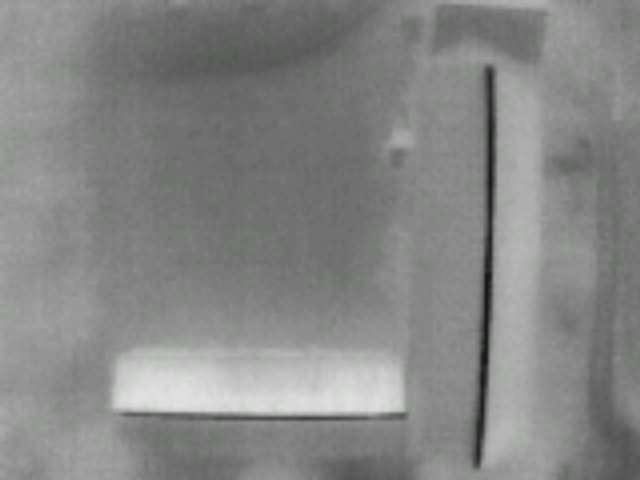
#> input picture calibration_img/DJI_0770.JPG, 640 x 480 px, found by its file name
$ python join_images.py
#> lines starting #> are read from the running program, lines starting #| are printed output that depends on the picture
import numpy as np
import cv2
import os
path = '../calibration_img/DJI_'


img_1 = cv2.imread(path + '0770.JPG') # right
#> img_1 is the input picture: shape (480, 640, 3); mean B, G, R 132.8, 134.7, 133.4
img_2 = cv2.imread(path + '0776.JPG') # right
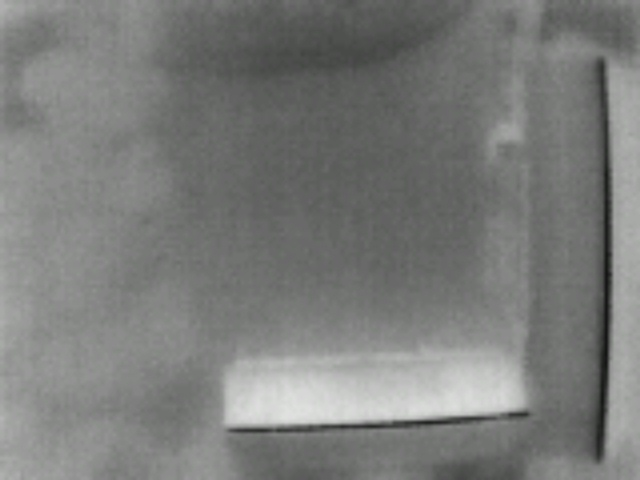
#> input picture calibration_img/DJI_0776.JPG, 640 x 480 px, found by its file name
#> img_2 is the input picture: shape (480, 640, 3); mean B, G, R 122.2, 124.2, 122.8
img_3 = cv2.imread(path + '0706.JPG') # left
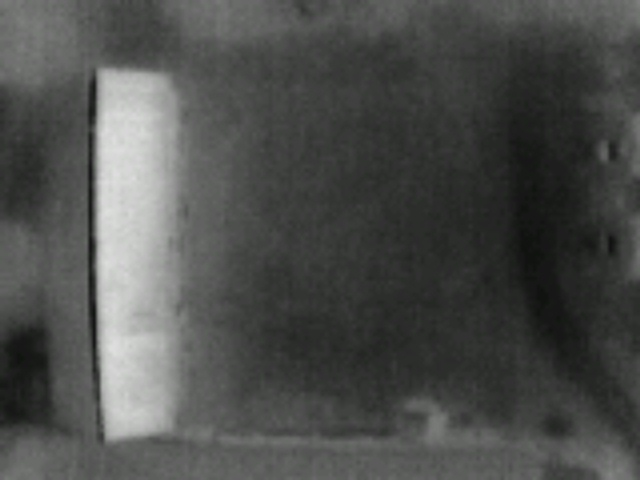
#> input picture calibration_img/DJI_0706.JPG, 640 x 480 px, found by its file name
#> img_3 is the input picture: shape (480, 640, 3); mean B, G, R 76.3, 78.4, 76.9
img_4 = cv2.imread(path + '0732.JPG') # left
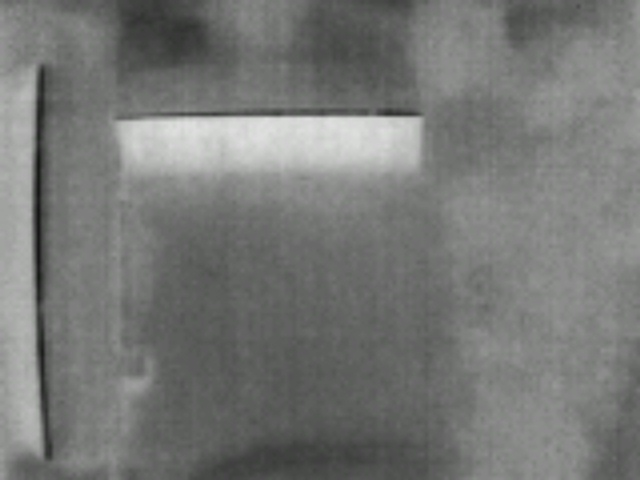
#> input picture calibration_img/DJI_0732.JPG, 640 x 480 px, found by its file name
#> img_4 is the input picture: shape (480, 640, 3); mean B, G, R 118, 120, 118.6
img_5 = cv2.imread(path + '0720.JPG') # top
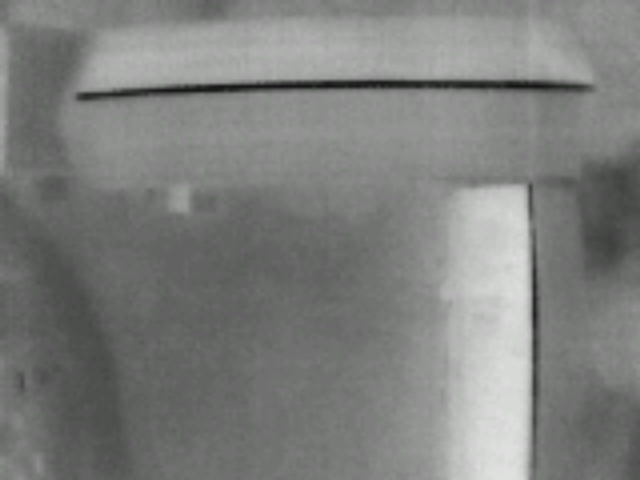
#> input picture calibration_img/DJI_0720.JPG, 640 x 480 px, found by its file name
#> img_5 is the input picture: shape (480, 640, 3); mean B, G, R 125.3, 127.2, 125.9
img_6 = cv2.imread(path + '0750.JPG') # top
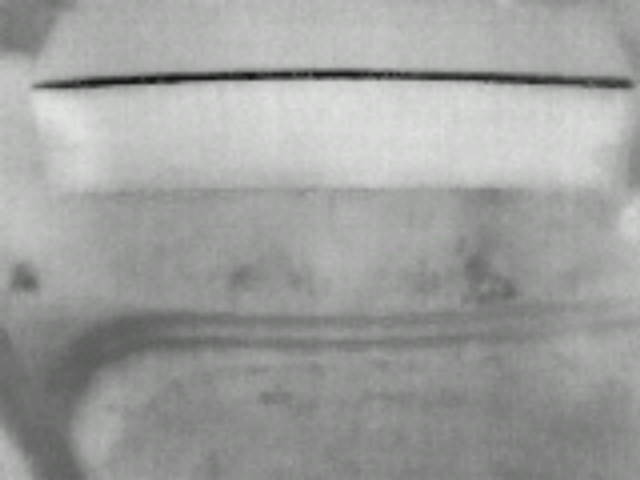
#> input picture calibration_img/DJI_0750.JPG, 640 x 480 px, found by its file name
#> img_6 is the input picture: shape (480, 640, 3); mean B, G, R 158.3, 160.2, 158.9
img_7 = cv2.imread(path + '0738.JPG') # bottom
img_8 = cv2.imread(path + '0740.JPG') # bottom


joined = np.minimum(img_1 , img_2)
joined = np.minimum(joined, img_3)
joined = np.minimum(joined, img_4)
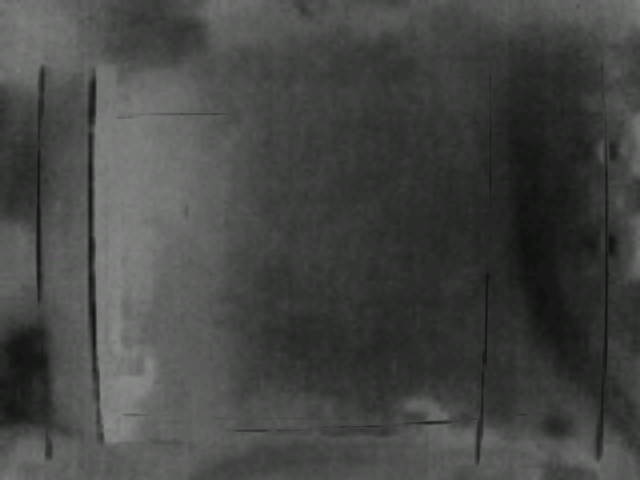
#> joined: shape (480, 640, 3); mean B, G, R 67.9, 70.1, 68.6
joined = np.minimum(joined, img_5)
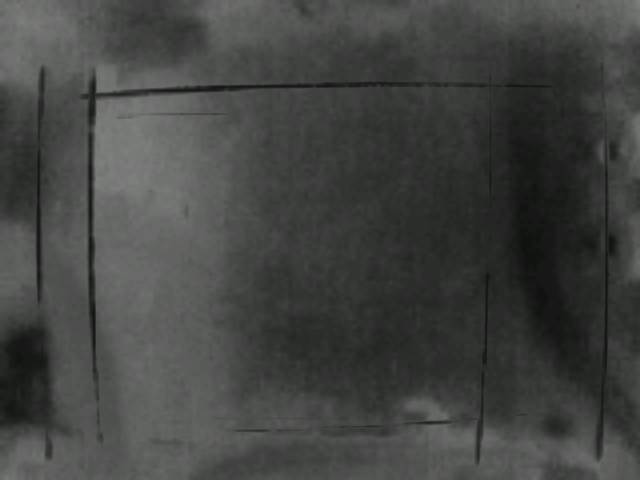
#> joined: shape (480, 640, 3); mean B, G, R 66.4, 68.5, 67.1
joined = np.minimum(joined, img_6)
#> (the run stopped early here; a loop or call above may not have finished)
